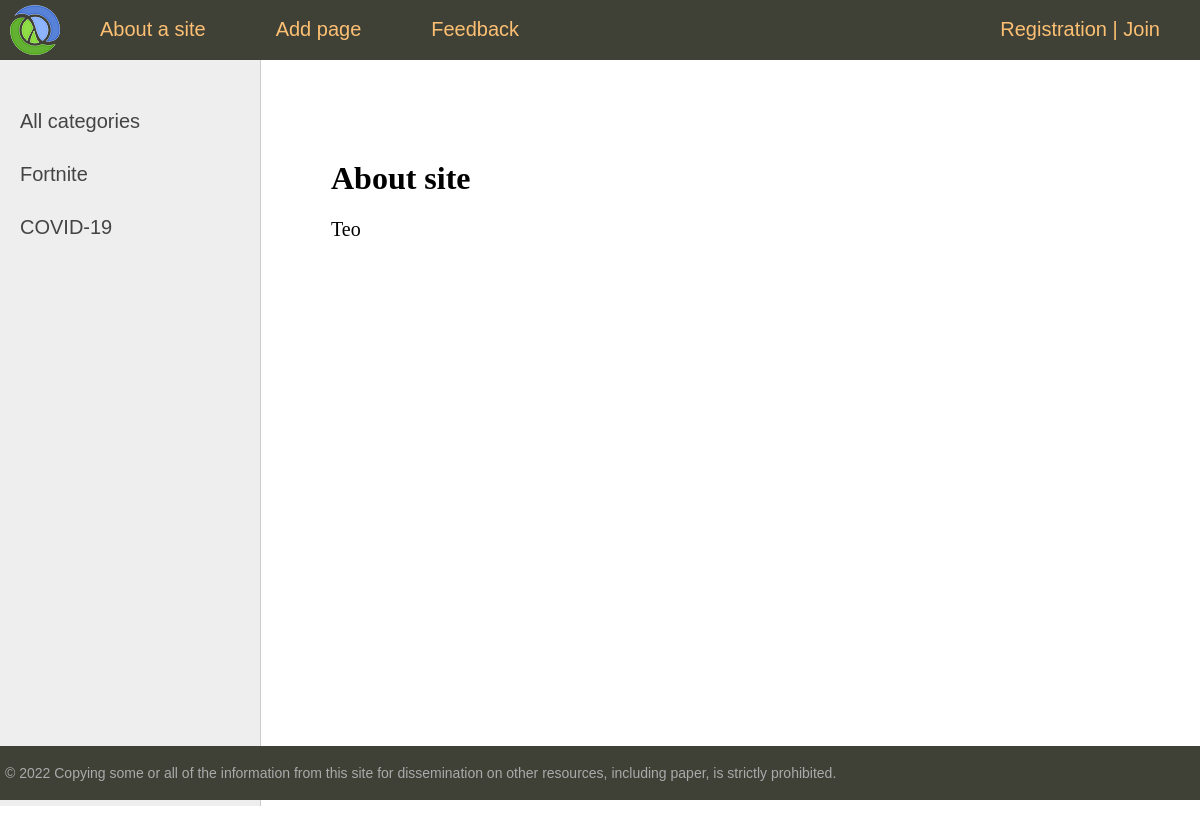
/about/, run on an earlier commit of the app's database.
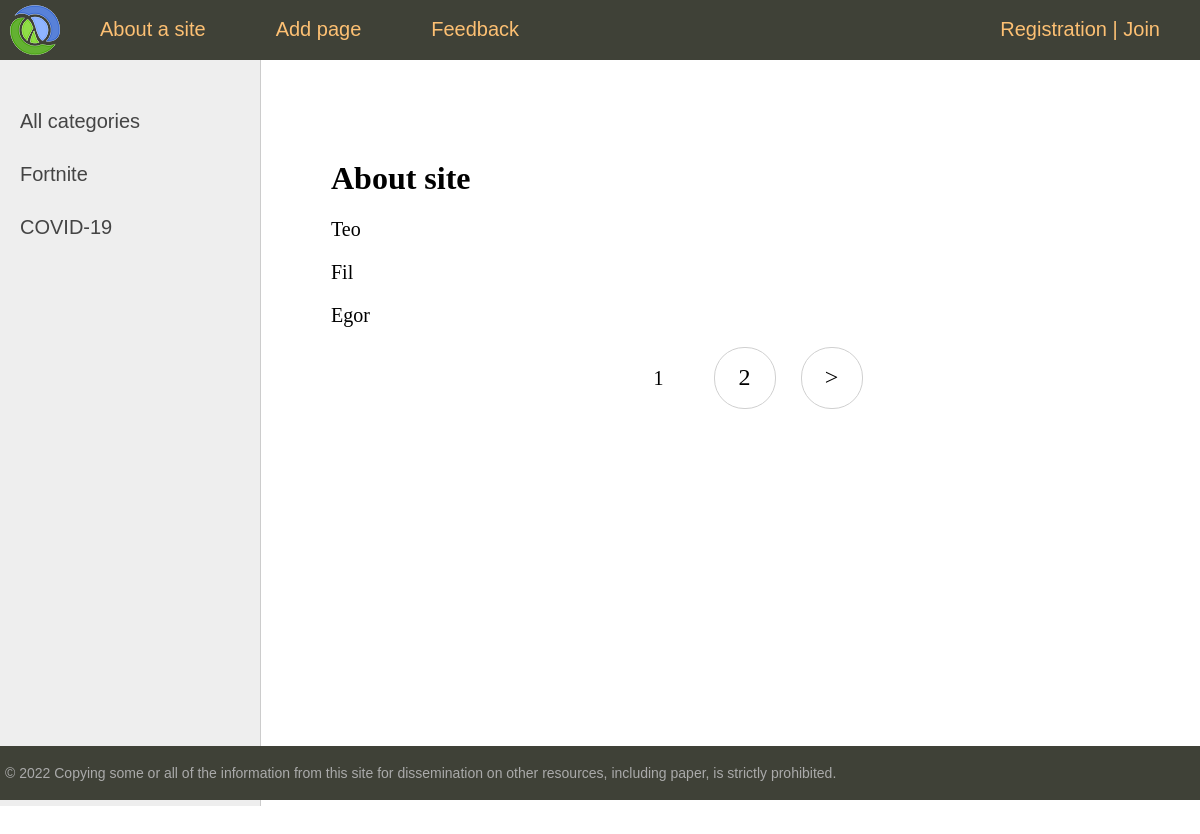
And on a later commit of the database.
### blog/models.py (models this page shows, shortened)
class Category(models.Model):
    name = models.CharField(max_length=100, db_index=True)
    slug = models.SlugField(max_length=255, unique=True, db_index=True, verbose_name="URL")

class News(models.Model):
    title = models.CharField(max_length=255)
    slug = models.SlugField(max_length=255, unique=True, db_index=True, verbose_name="URL")
    content = models.TextField(blank=True)
    photo = models.ImageField(upload_to="photos/%Y/%m/%d/")
    time_create = models.DateTimeField(auto_now_add=True)
    time_update = models.DateTimeField(auto_now=True)
    is_published = models.BooleanField(default=True)
    cat = models.ForeignKey('Category', on_delete=models.PROTECT)
    def __str__(self):
        return self.title
    class Meta:
        verbose_name = "Breaking new" # ! Changes in admin panel (name)
        verbose_name_plural = "Breaking news"  # ! Changes in admin panel (name)
        ordering = ["id"]

### blog/views.py (the view)
# urls.py: path('about/', about, name = 'about'),
def about(request):
    contact_list = News.objects.all()
    paginator = Paginator(contact_list, 3)
    page_number = request.GET.get('page')
    page_obj = paginator.get_page(page_number)
    return render(request, 'blog/about.html', {'page_obj': page_obj, 'menu': menu, 'title': 'About site '})

### blog/templatetags/blog_tags.py (called while the page is built)
@register.inclusion_tag("blog/list_categories.html")
def show_categories(sort=None, cat_selected=0):
    if not sort:
        cats = Category.objects.all()
    else:
        cats = Category.objects.order_by(sort)
    return {"cats": cats, "cat_selected": cat_selected}

### blog/templates/blog/about.html
{%extends 'blog/base.html'%}
{% block content%}
<h1>{{title}}</h1>
{% for contact in page_obj %}
<p> {{contact}} </p>
{% endfor %}
{% endblock %}

### blog/templates/blog/list_categories.html
	{% for c in cats %}
		{% if c.pk == cat_selected %}
			<li class="selected">{{c.name}}</li>
		{% else %}
			<li><a href="{{ p.get_absolute_url }}">{{c.name}}</a></li>
		{% endif %}
	{% endfor %}

What changed in the data, as far as the page shows it:
added News: title "Fil"
added News: title "Egor"
Also different on the page:
new list line: "1"
new list line: "2"
